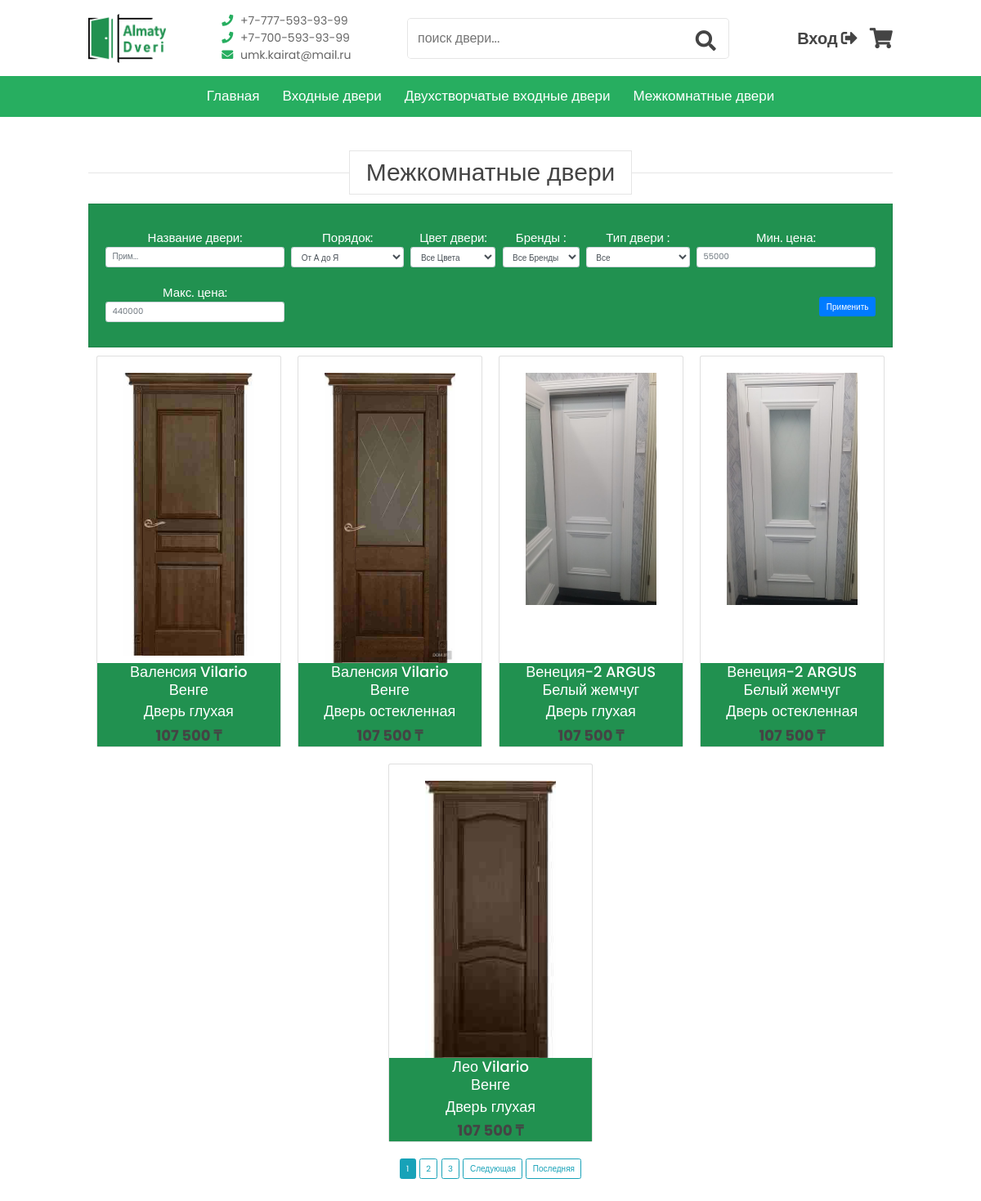
Screenshot of /category/Mezhkomnatnie-dveri with the database file from the repository.
### shop/models.py (models this page shows, shortened)
class Category(models.Model):
    name = models.CharField(max_length=200, db_index=True)
    slug = models.SlugField(max_length=200, unique=True)
    class Meta:
        ordering = ('name',)
        verbose_name = 'Категория'
        verbose_name_plural = 'Категории'
    def __str__(self):
        return self.name

class Variants(models.Model):
    title = models.CharField(max_length=100, blank=True, null=True, verbose_name="Название")
    product = models.ForeignKey(Product, on_delete=models.CASCADE, verbose_name="Продукт")
    color = models.ForeignKey(Color, on_delete=models.CASCADE, blank=True, null=True, verbose_name="Цвет")
    type = models.ForeignKey(DoorType, on_delete=models.CASCADE, blank=True, null=True, verbose_name="Тип")
    image = models.ImageField(blank=True, verbose_name="Фото", upload_to="images/", null=True)
    quantity = models.IntegerField(default=1, verbose_name="Количество")
    size = models.ManyToManyField(Sizes, verbose_name="Размеры")
    price = models.FloatField(default=0, verbose_name="Цена")
    sale_price = models.FloatField(default=0, verbose_name="Цена по Скидке", null=True, blank=True)
    class Meta:
        verbose_name = 'Вариант'
        verbose_name_plural = 'Варианты'

class Product(models.Model):
    STATUS = (
        ('True', 'True'),
        ('False', 'False'),
    )
    DEFAULT_SPECIFICATION = '''
    <table class="table">
	<tbody>
		<tr>
			<td>
			<h5>Модель</h5>
			</td>
			<td>
			<h5>&nbsp;Лео</h5>
			</td>
		</tr>
		<tr>
			<td>
			<p>Высота полотен</p>
			</td>
			<td>
			<h5>2000мм</h5>
			</td>
		</tr>
		<tr>
			<td>
			<p>Ширина</p>
			</td>
			<td>
			<h5>600,700,800,900 мм</h5>
			</td>
		</tr>
	</tbody>
</table>
'''
    KEYWORDS = '''Межкомнатные двери, двери, дверь, комнантые двери'''
    category = models.ForeignKey(Category, on_delete=models.CASCADE,
                                 verbose_name="Категория")  # many to one relationship
    title = models.CharField(max_length=150, verbose_name="Название")
    image = models.ImageField(upload_to='images/', null=False, verbose_name="Главное Фото двери")
    keywords = models.CharField(max_length=255, null=True, blank=True, default=KEYWORDS, verbose_name="Ключевые слова")
    brand = models.ForeignKey(Brand, verbose_name="Бренд", on_delete=models.CASCADE, blank=True, null=True)
    country = models.ForeignKey(Country, on_delete=models.CASCADE, null=True, blank=True)
    services = models.ForeignKey(Service, on_delete=models.CASCADE, null=True, blank=True)
    description = RichTextField(blank=True, null=True, verbose_name="Описание")
    amount = models.IntegerField(default=0, verbose_name="Количесво")
    specification = RichTextField(blank=True, null=True, verbose_name="Спецификация", default=DEFAULT_SPECIFICATION)
    slug = models.SlugField(null=False, unique=True, verbose_name="Наименование Ссылки")
    status = models.CharField(max_length=10, choices=STATUS, verbose_name="Статус")
    created_at = models.DateTimeField(auto_now_add=True, )
    updated_at = models.DateTimeField(auto_now=True)
    class Meta:
        verbose_name = 'Дверь'
        verbose_name_plural = 'Двери'

class Brand(models.Model):
    name = models.CharField(max_length=100, blank=True, null=True)
    logo = models.ImageField(upload_to="images/brands/", blank=True, null=True)
    class Meta:
        verbose_name = 'Бренд'
        verbose_name_plural = 'Бренды'
    def __str__(self):
        return self.name

class Color(models.Model):
    name = models.CharField(max_length=20)
    image = models.ImageField(upload_to="images/colors/")
    class Meta:
        verbose_name = 'Цвет'
        verbose_name_plural = 'Цвета'

class DoorType(models.Model):
    type = models.CharField(max_length=50)
    class Meta:
        verbose_name = 'Тип двери'
        verbose_name_plural = 'Типы двери'
    def __str__(self):
        return self.type

### shop/views.py (the view)
# urls.py: path('category/<slug:slug>', CategoryProductsView.as_view(), name='category'),
class CategoryProductsView(ListView):
    model = Product
    template_name = 'category_products.html'
    def get_context_data(self, *args, **kwargs):
        context = super().get_context_data(**kwargs)
        search_products = Product.objects.filter(status='True')
        variants = Variants.objects.filter(product__category__slug=self.kwargs['slug']).order_by('title')
        if ('Mezhkomnatnie-dveri' == str(self.kwargs['slug'])):
            variant_filter = VariantsFilter(self.request.GET, queryset=variants)
            context['filter'] = variant_filter
            paginated_filtered_products = Paginator(variant_filter.qs, 5)
            page_number = self.request.GET.get('page')
            product_page_obj = paginated_filtered_products.get_page(page_number)
        else:
            ironvars_filter = IronVariantsFilter(self.request.GET, queryset=variants)
            context['filter'] = ironvars_filter
            paginated_filtered_products = Paginator(ironvars_filter.qs, 5)
            page_number = self.request.GET.get('page')
            product_page_obj = paginated_filtered_products.get_page(page_number)
        category_name = variants.first().product.category
        categories = Category.objects.all()
        context['products'] = search_products
        context['category_name'] = category_name
        context['product_page_obj'] = product_page_obj
        context['categories'] = categories
        return context

### shop/templatetags/custom_tags.py (called while the page is built)
@register.filter(name="get_first_word")
def get_first_word(string):
    first_word = string.split(" ")[0]
    return first_word

@register.simple_tag
def relative_url(value, field_name, urlencode=None):
    url = '?{}={}'.format(field_name, value)
    if urlencode:
        querystring = urlencode.split('&')
        filtered_querystring = filter(lambda p: p.split('=')[0] != field_name, querystring)
        encoded_querystring = '&'.join(filtered_querystring)
        url = '{}&{}'.format(url, encoded_querystring)
    return url

### shop/templates/category_products.html (shortened to what this page needs)
{% extends 'base.html' %}
{% load humanize %}
{% load static %}
{% load custom_tags %}
{% block content %}
    {% include 'header.html' %}
    <link rel="stylesheet" href="{% static 'shop/css/category_style.css' %}">
    <link rel="stylesheet" href="{% static 'shop/vendors/bootstrap/bootstrap.min.css' %}">
    <section class="arrivals" id="arrivals">
        <h1 class="heading"><span>{{ category_name }}</span></h1>
        <div class="main">
            <form method="get" class="form-inline sorting-form">
                {{ filter.form.as_p }}
                <button type="submit" class="btn btn-primary">Применить</button>
            </form>
            <div class="card_wrapper">
                {% for product in product_page_obj %}
                    <a class="card" href="{% url 'product_detail' product.product.slug %}">
                        <div class="card_img">
                            <img src="{{ product.image.url }}">
                        </div>
                        <div class="card_content">
                            <h3>{{ product.product.title }} {{ product.product.brand }} <br> {{ product.color.name }}
                            </h3>
                            <h3>{{ product.type }}</h3>
                            <div class="content_inline">
                                <span class="sale_price">{{ product.sale_price|floatformat:"0"|intcomma:' ' }}</span>
                            </div>
                        </div>
                    </a>
                {% endfor %}
            </div>
            <div>
                {% for num in product_page_obj.paginator.page_range %}
                    {% if product_page_obj.number == num %}
                        <a class="btn btn-info mb-4"
                           href="{% relative_url num 'page' request.GET.urlencode %}">{{ num }}</a>
                    {% elif num > product_page_obj.number|add:"-3" and num < product_page_obj.number|add:"3" %}
                        <a class="btn btn-outline-info mb-4"
                           href="{% relative_url num 'page' request.GET.urlencode %}">{{ num }}</a>
                    {% endif %}
                {% endfor %}
                {% if product_page_obj.has_next %}
                    <a class="btn btn-outline-info mb-4"
                       href="{% relative_url product_page_obj.next_page_number 'page' request.GET.urlencode %}">Следующая</a>
                    <a class="btn btn-outline-info mb-4"
                       href="{% relative_url product_page_obj.paginator.num_pages 'page' request.GET.urlencode %}">Последняя</a>
                {% endif %}
            </div>
        </div>
    </section>
{% endblock %}

### shop/templates/base.html (shortened to what this page needs)
{% load static %}
<!doctype html>
<html lang="en">
<head>
    <link rel="stylesheet" href="https://unpkg.com/swiper@7/swiper-bundle.min.css"/>
    <link rel="stylesheet" href="https://cdnjs.cloudflare.com/ajax/libs/font-awesome/5.15.4/css/all.min.css"
/>
    <link rel="stylesheet" href="{% static 'shop/css/style.css' %}">
</head>
<body>
{% block content %}
{% endblock %}
</body>
</html>

### shop/templates/header.html (shortened to what this page needs)
{% load custom_tags %}
{% load static %}
<header class="header">
    <div class="header-1">
        <a href="{% url 'home' %}" class="logo"> <img src="{% static '/shop/image/almaty-doors_logo_green.png' %}"
                                                      alt="logo" height="60px"> </a>
        <div class="box-container">
            <div class="box">
                <a href="tel:+77775939399"> <i class="fas fa-phone"></i> +7-777-593-93-99 </a>
                <a href="tel:+77005939399"> <i class="fas fa-phone"></i> +7-700-593-93-99 </a>
                <a href="mailto:umk.kairat@mail.ru"> <i class="fas fa-envelope"></i> umk.kairat@mail.ru </a>
            </div>
        </div>
        <div class="search-form">
            <input type="text" name="search" placeholder="поиск двери..." id="search-box" list="door_list">
            <label for="search-box" class="fas fa-search" id="search-btn-icon"></label>
        </div>
        <div class="icons" style="display: flex; align-items: center">
            {% if user.is_authenticated %}
                <h1 style="font-size: 20px; font-family: 'Poppins', sans-serif; font-weight: bold; margin: 0; padding: 0;">{{ user.first_name }} {{ user.last_name|first }}.</h1>
                <a href="{% url 'liked_products' user.pk %}" class="fas fa-heart"></a>
                <a href="{% url 'logout' %}" class="fas fa-sign-out-alt" title="Выйти"></a>
            {% else %}
                <a href="{% url 'login' %}" id="login-btn" title="Вход / Регистрация"
                   style="font-family: 'Poppins', sans-serif; font-weight: bold; font-size: 2rem;">Вход <i
                        class="fas fa-sign-out-alt"></i></a>
            {% endif %}
            <a href="{% url 'my_questions' user.id %}" class="fas fa-shopping-cart"></a>
        </div>
    </div>
    <div class="header-2">
        <nav class="navbar_nb">
            <a href="{% url 'home' %}">Главная</a>
            {% for obj in categories %}
                <a href="{% url 'category' obj.slug %}">{{ obj.name }}</a>
            {% endfor %}
        </nav>
    </div>
</header>

### static/shop/css/style.css (style rules this page uses)
:root { --green_main: #27ae60; --dark-color: #219150; --black: #444; --light-color: #666; --border: .1rem solid rgba(0, 0, 0, .1); --border-hover: .1rem solid var(--black); --box-shadow: 0 .5rem 1rem rgba(0, 0, 0, .1); }
* { font-family: 'Poppins', sans-serif; margin: 0; padding: 0; box-sizing: border-box; outline: none; border: none; text-decoration: none; transition: all .2s linear; }
html { font-size: 62.5%; overflow-x: hidden; scroll-padding-top: 5rem; scroll-behavior: smooth; }
section { padding: 5rem 9%; }
.heading { text-align: center; margin-bottom: 2rem; position: relative; }
.heading::before { content: ''; position: absolute; top: 50%; left: 0; transform: translateY(-50%); width: 100%; height: .01rem; background: rgba(0, 0, 0, .1); z-index: -1; }
.heading span { font-size: 3rem; padding: .5rem 2rem; color: var(--black); background: #fff; border: var(--border); }
.btn { margin-top: 1rem; display: inline-block; padding: .9rem 3rem; border-radius: .5rem; color: #fff; background: var(--green_main); font-size: 1.7rem; cursor: pointer; font-weight: 500; }
.header .header-1 { background: #fff; padding: 1.5rem 9%; display: flex; align-items: center; justify-content: space-between; }
.header .header-1 .logo { font-size: 2.5rem; font-weight: bolder; color: var(--black); }
.header .header-1 .search-form { max-width: 50rem; width: 40%; height: 5rem; border: var(--border); overflow: hidden; background: #fff; display: flex; align-items: center; border-radius: .5rem; }
.header .header-1 .search-form input { font-size: 1.6rem; padding: 0 1.2rem; height: 100%; width: 100%; text-transform: none; color: var(--black); }
.header .header-1 .search-form label { font-size: 2.5rem; padding-right: 1.5rem; color: var(--black); cursor: pointer; }
.header .header-1 .icons div, .header .header-1 .icons a { font-size: 2.5rem; margin-left: 1.5rem; color: var(--black); cursor: pointer; }
.header .header-2 { background: var(--green_main); }
.header .header-2 .navbar_nb { text-align: center; }
.header .header-2 .navbar_nb a { color: #fff; display: inline-block; padding: 1.2rem; font-size: 1.7rem; }
.login-form-container form span, label { display: block; font-size: 1.5rem; padding-top: 1rem; }

### static/shop/css/category_style.css (style rules this page uses)
.main { margin: 0 auto; align-items: center; display: flex; justify-content: center; flex-direction: column; }
.card_wrapper { display: flex; flex-wrap: wrap; flex-direction: row; justify-content: center; flex: 1; }
.card { display: flex; flex-direction: column; justify-content: space-between; border: var(--border); margin: 10px; background-color: #eee; flex-basis: auto; max-width: 250px; min-height: 250px; flex-grow: inherit; }
.card_img { padding: 2rem 2rem 0; display: flex; justify-content: center; }
.card_img img { width: 160px; }
.card_content { padding: 0 2rem; align-items: center; background-color: var(--dark-color); color: var(--black); }
.card_content h3 { text-align: center; font-size: large; color: white; }
.card_content .content_inline { display: flex; justify-content: space-around; align-items: center; }
.card_content .sale_price { font-weight: bold; font-size: large; }
.card_content .sale_price:after { content: ' ₸'; font-weight: bold; font-size: large; }

### shop/templates/header.html (style rules this page uses)
.box-container .box a i { color: var(--green_main); padding-right: 0.5rem; }
.box-container .box a { display: block; font-size: 1.4rem; color: var(--light-color); }

### shop/templates/category_products.html (style rules this page uses)
body { font-size: 15px; }
.sorting-form { width: 100%; padding: 2rem; background-color: var(--dark-color); color: #fff; justify-content: space-between; border: var(--border); }
.main { margin-bottom: 3rem; }

### rows the page displays
Category: name "Входные двери"
Category: name "Двухстворчатые входные двери"
Category: name "Межкомнатные двери"
Variants: image (picture), product "Валенсия", product.brand "Vilario", color.name "Венге", type "Дверь глухая", sale_price "107 500"
Variants: image (picture), product "Валенсия", product.brand "Vilario", color.name "Венге", type "Дверь остекленная", sale_price "107 500"
Variants: image (picture), product "Венеция-2", product.brand "ARGUS", color.name "Белый жемчуг", type "Дверь глухая", sale_price "107 500"
Variants: image (picture), product "Венеция-2", product.brand "ARGUS", color.name "Белый жемчуг", type "Дверь остекленная", sale_price "107 500"
Variants: image (picture), product "Лео", product.brand "Vilario", color.name "Венге", type "Дверь глухая", sale_price "107 500"

### other values shown
{{ num }} "1"
{{ num }} "2" "3"
